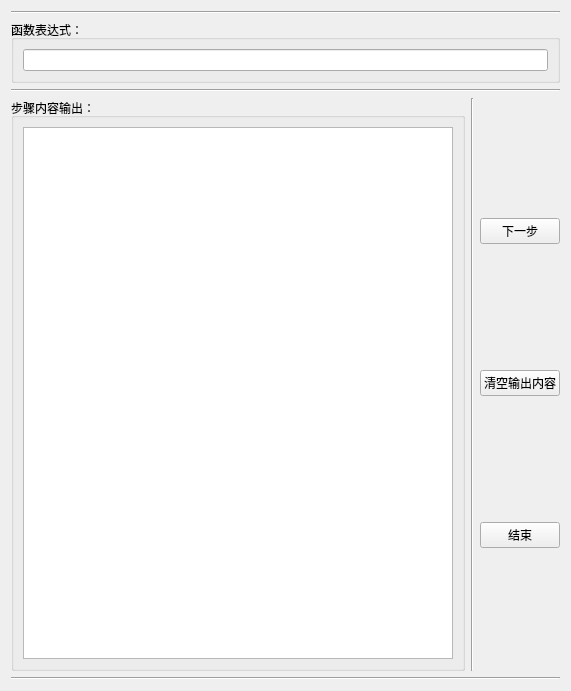
<?xml version="1.0" encoding="UTF-8"?>
<ui version="4.0">
 <class>display</class>
 <widget class="QWidget" name="display">
  <property name="geometry">
   <rect>
    <x>0</x>
    <y>0</y>
    <width>571</width>
    <height>691</height>
   </rect>
  </property>
  <property name="windowTitle">
   <string>Form</string>
  </property>
  <layout class="QVBoxLayout" name="verticalLayout_4">
   <item>
    <layout class="QVBoxLayout" name="verticalLayout_3">
     <item>
      <widget class="Line" name="line_2">
       <property name="orientation">
        <enum>Qt::Horizontal</enum>
       </property>
      </widget>
     </item>
     <item>
      <widget class="QGroupBox" name="box_function_name">
       <property name="title">
        <string>函数表达式：</string>
       </property>
       <layout class="QVBoxLayout" name="verticalLayout_2">
        <item>
         <widget class="QLineEdit" name="function_name"/>
        </item>
       </layout>
      </widget>
     </item>
     <item>
      <widget class="Line" name="line">
       <property name="orientation">
        <enum>Qt::Horizontal</enum>
       </property>
      </widget>
     </item>
     <item>
      <layout class="QHBoxLayout" name="horizontalLayout_2">
       <item>
        <widget class="QGroupBox" name="box_content">
         <property name="title">
          <string>步骤内容输出：</string>
         </property>
         <layout class="QHBoxLayout" name="horizontalLayout">
          <item>
           <widget class="QTextEdit" name="textEdit"/>
          </item>
         </layout>
        </widget>
       </item>
       <item>
        <widget class="Line" name="line_4">
         <property name="orientation">
          <enum>Qt::Vertical</enum>
         </property>
        </widget>
       </item>
       <item>
        <layout class="QVBoxLayout" name="verticalLayout">
         <item>
          <widget class="QPushButton" name="button_next">
           <property name="text">
            <string>下一步</string>
           </property>
          </widget>
         </item>
         <item>
          <widget class="QPushButton" name="button_clear">
           <property name="text">
            <string>清空输出内容</string>
           </property>
          </widget>
         </item>
         <item>
          <widget class="QPushButton" name="button_finish">
           <property name="text">
            <string>结束</string>
           </property>
          </widget>
         </item>
        </layout>
       </item>
      </layout>
     </item>
     <item>
      <widget class="Line" name="line_3">
       <property name="orientation">
        <enum>Qt::Horizontal</enum>
       </property>
      </widget>
     </item>
    </layout>
   </item>
  </layout>
 </widget>
 <resources/>
 <connections/>
</ui>
